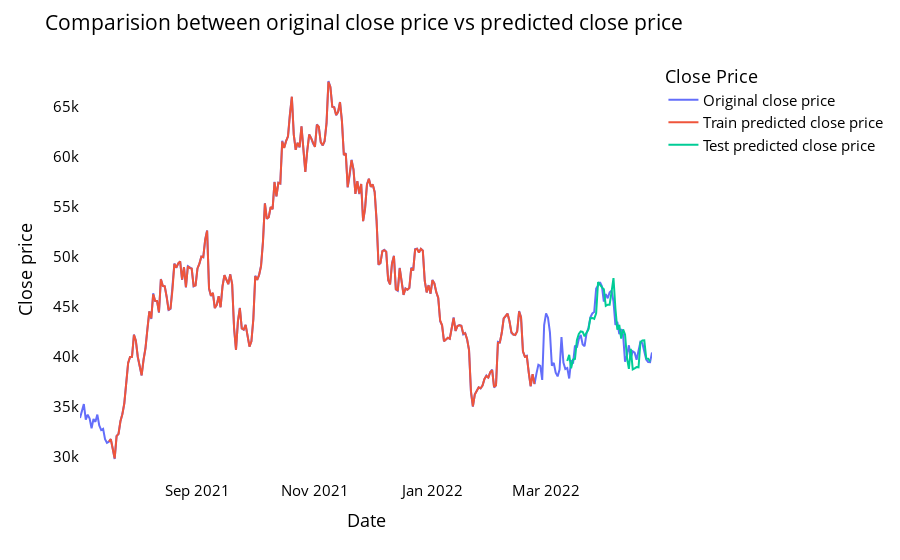

Here is the notebook cell this chart was saved with:
### Code cell
# shift train predictions for plotting

look_back=time_step
trainPredictPlot = np.empty_like(closedf[['close']])
trainPredictPlot[:] = np.nan
trainPredictPlot[look_back:len(train_predict)+look_back, :] = train_predict
print("Train predicted data: ", trainPredictPlot.shape)

# shift test predictions for plotting
testPredictPlot = np.empty_like(closedf[['close']])
testPredictPlot[:] = np.nan
testPredictPlot[len(train_predict)+(look_back*2)+1:len(closedf)-1, :] = test_predict
print("Test predicted data: ", testPredictPlot.shape)

names = cycle(['Original close price','Train predicted close price','Test predicted close price'])

plotdf = pd.DataFrame({'date': close_stock['date'],
                       'original_close': close_stock['close'],
                      'train_predicted_close': trainPredictPlot.reshape(1,-1)[0].tolist(),
                      'test_predicted_close': testPredictPlot.reshape(1,-1)[0].tolist()})

fig = px.line(plotdf,x=plotdf['date'], y=[plotdf['original_close'],plotdf['train_predicted_close'],
                                          plotdf['test_predicted_close']],
              labels={'value':'Close price','date': 'Date'})
fig.update_layout(title_text='Comparision between original close price vs predicted close price',
                  plot_bgcolor='white', font_size=15, font_color='black',legend_title_text='Close Price')
fig.for_each_trace(lambda t:  t.update(name = next(names)))

fig.update_xaxes(showgrid=False)
fig.update_yaxes(showgrid=False)
fig.show()

### Figure 1 — Plotly figure (JSON) as saved in the notebook; plotly's stock layout.template omitted (floating-point values rounded to 4 significant figures; data arrays with more than 128 entries replaced by an {"elided": "..."} marker saying what was removed)
{"data": [{"hovertemplate": "variable=original_close<br>Date=%{x}<br>Close price=%{y}<extra></extra>", "legendgroup": "original_close", "line": {"color": "#636efa", "dash": "solid"}, "marker": {"symbol": "circle"}, "mode": "lines", "name": "Original close price", "orientation": "v", "showlegend": true, "type": "scatter", "x": {"elided": "298 str values"}, "xaxis": "x", "y": {"elided": "298 float values"}, "yaxis": "y"}, {"hovertemplate": "variable=train_predicted_close<br>Date=%{x}<br>Close price=%{y}<extra></extra>", "legendgroup": "train_predicted_close", "line": {"color": "#EF553B", "dash": "solid"}, "marker": {"symbol": "circle"}, "mode": "lines", "name": "Train predicted close price", "orientation": "v", "showlegend": true, "type": "scatter", "x": {"elided": "298 str values"}, "xaxis": "x", "y": {"elided": "298 float values"}, "yaxis": "y"}, {"hovertemplate": "variable=test_predicted_close<br>Date=%{x}<br>Close price=%{y}<extra></extra>", "legendgroup": "test_predicted_close", "line": {"color": "#00cc96", "dash": "solid"}, "marker": {"symbol": "circle"}, "mode": "lines", "name": "Test predicted close price", "orientation": "v", "showlegend": true, "type": "scatter", "x": {"elided": "298 str values"}, "xaxis": "x", "y": {"elided": "298 float values"}, "yaxis": "y"}], "layout": {"font": {"color": "black", "size": 15}, "legend": {"title": {"text": "Close Price"}, "tracegroupgap": 0}, "margin": {"t": 60}, "plot_bgcolor": "white", "title": {"text": "Comparision between original close price vs predicted close price"}, "xaxis": {"anchor": "y", "domain": [0, 1], "showgrid": false, "title": {"text": "Date"}}, "yaxis": {"anchor": "x", "domain": [0, 1], "showgrid": false, "title": {"text": "Close price"}}}}
